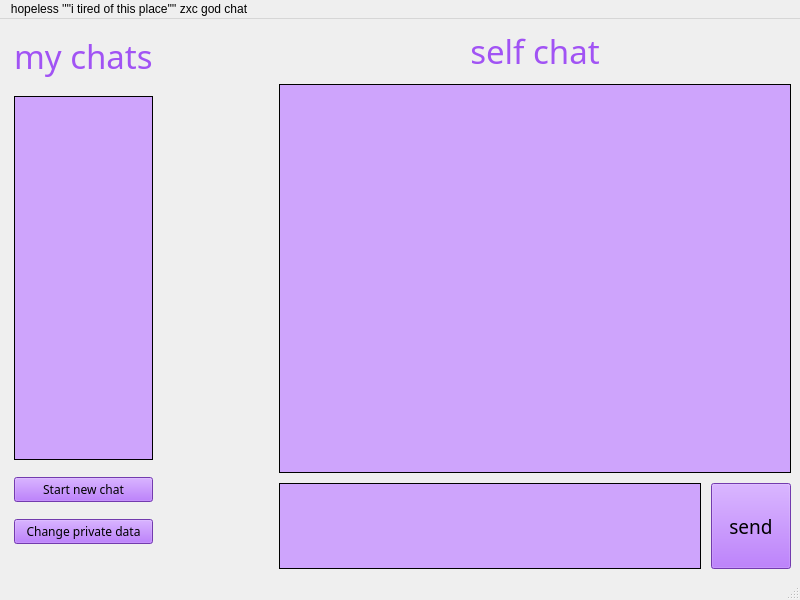
<?xml version="1.0" encoding="UTF-8"?>
<ui version="4.0">
 <class>MainWindow</class>
 <widget class="QMainWindow" name="MainWindow">
  <property name="geometry">
   <rect>
    <x>0</x>
    <y>0</y>
    <width>800</width>
    <height>600</height>
   </rect>
  </property>
  <property name="windowTitle">
   <string>MainWindow</string>
  </property>
  <widget class="QWidget" name="centralwidget">
   <property name="palette">
    <palette>
     <active>
      <colorrole role="Button">
       <brush brushstyle="SolidPattern">
        <color alpha="255">
         <red>161</red>
         <green>83</green>
         <blue>244</blue>
        </color>
       </brush>
      </colorrole>
      <colorrole role="Base">
       <brush brushstyle="SolidPattern">
        <color alpha="255">
         <red>206</red>
         <green>164</green>
         <blue>252</blue>
        </color>
       </brush>
      </colorrole>
      <colorrole role="Window">
       <brush brushstyle="SolidPattern">
        <color alpha="255">
         <red>0</red>
         <green>0</green>
         <blue>0</blue>
        </color>
       </brush>
      </colorrole>
     </active>
     <inactive>
      <colorrole role="Button">
       <brush brushstyle="SolidPattern">
        <color alpha="255">
         <red>161</red>
         <green>83</green>
         <blue>244</blue>
        </color>
       </brush>
      </colorrole>
      <colorrole role="Base">
       <brush brushstyle="SolidPattern">
        <color alpha="255">
         <red>206</red>
         <green>164</green>
         <blue>252</blue>
        </color>
       </brush>
      </colorrole>
      <colorrole role="Window">
       <brush brushstyle="SolidPattern">
        <color alpha="255">
         <red>0</red>
         <green>0</green>
         <blue>0</blue>
        </color>
       </brush>
      </colorrole>
     </inactive>
     <disabled>
      <colorrole role="Button">
       <brush brushstyle="SolidPattern">
        <color alpha="255">
         <red>161</red>
         <green>83</green>
         <blue>244</blue>
        </color>
       </brush>
      </colorrole>
      <colorrole role="Base">
       <brush brushstyle="SolidPattern">
        <color alpha="255">
         <red>0</red>
         <green>0</green>
         <blue>0</blue>
        </color>
       </brush>
      </colorrole>
      <colorrole role="Window">
       <brush brushstyle="SolidPattern">
        <color alpha="255">
         <red>0</red>
         <green>0</green>
         <blue>0</blue>
        </color>
       </brush>
      </colorrole>
     </disabled>
    </palette>
   </property>
   <layout class="QHBoxLayout" name="horizontalLayout" stretch="1,7">
    <item>
     <layout class="QVBoxLayout" name="verticalLayout" stretch="0,0,0,0">
      <property name="spacing">
       <number>17</number>
      </property>
      <property name="leftMargin">
       <number>5</number>
      </property>
      <property name="topMargin">
       <number>5</number>
      </property>
      <property name="rightMargin">
       <number>120</number>
      </property>
      <property name="bottomMargin">
       <number>25</number>
      </property>
      <item>
       <widget class="QLabel" name="label">
        <property name="palette">
         <palette>
          <active>
           <colorrole role="WindowText">
            <brush brushstyle="SolidPattern">
             <color alpha="255">
              <red>161</red>
              <green>83</green>
              <blue>244</blue>
             </color>
            </brush>
           </colorrole>
          </active>
          <inactive>
           <colorrole role="WindowText">
            <brush brushstyle="SolidPattern">
             <color alpha="255">
              <red>161</red>
              <green>83</green>
              <blue>244</blue>
             </color>
            </brush>
           </colorrole>
          </inactive>
          <disabled>
           <colorrole role="WindowText">
            <brush brushstyle="SolidPattern">
             <color alpha="255">
              <red>120</red>
              <green>120</green>
              <blue>120</blue>
             </color>
            </brush>
           </colorrole>
          </disabled>
         </palette>
        </property>
        <property name="font">
         <font>
          <family>Old English Text MT</family>
          <pointsize>25</pointsize>
         </font>
        </property>
        <property name="text">
         <string>my chats</string>
        </property>
       </widget>
      </item>
      <item>
       <widget class="QListWidget" name="listWidget"/>
      </item>
      <item>
       <widget class="QPushButton" name="chat">
        <property name="font">
         <font>
          <family>Gill Sans MT</family>
         </font>
        </property>
        <property name="styleSheet">
         <string notr="true">background: #A153F4;</string>
        </property>
        <property name="text">
         <string>Start new chat</string>
        </property>
       </widget>
      </item>
      <item>
       <widget class="QPushButton" name="data">
        <property name="font">
         <font>
          <family>Gill Sans MT</family>
         </font>
        </property>
        <property name="styleSheet">
         <string notr="true">background: #A153F4;</string>
        </property>
        <property name="text">
         <string>Change private data</string>
        </property>
       </widget>
      </item>
     </layout>
    </item>
    <item>
     <layout class="QVBoxLayout" name="verticalLayout_2" stretch="1,9,2">
      <property name="spacing">
       <number>10</number>
      </property>
      <item>
       <widget class="QLabel" name="label_2">
        <property name="palette">
         <palette>
          <active>
           <colorrole role="WindowText">
            <brush brushstyle="SolidPattern">
             <color alpha="255">
              <red>161</red>
              <green>83</green>
              <blue>244</blue>
             </color>
            </brush>
           </colorrole>
          </active>
          <inactive>
           <colorrole role="WindowText">
            <brush brushstyle="SolidPattern">
             <color alpha="255">
              <red>161</red>
              <green>83</green>
              <blue>244</blue>
             </color>
            </brush>
           </colorrole>
          </inactive>
          <disabled>
           <colorrole role="WindowText">
            <brush brushstyle="SolidPattern">
             <color alpha="255">
              <red>120</red>
              <green>120</green>
              <blue>120</blue>
             </color>
            </brush>
           </colorrole>
          </disabled>
         </palette>
        </property>
        <property name="font">
         <font>
          <family>Old English Text MT</family>
          <pointsize>25</pointsize>
         </font>
        </property>
        <property name="text">
         <string>self chat</string>
        </property>
        <property name="alignment">
         <set>Qt::AlignCenter</set>
        </property>
       </widget>
      </item>
      <item>
       <widget class="QTableView" name="tableView"/>
      </item>
      <item>
       <layout class="QHBoxLayout" name="horizontalLayout_2" stretch="7,1">
        <item>
         <widget class="QTextEdit" name="textEdit"/>
        </item>
        <item>
         <widget class="QPushButton" name="send">
          <property name="sizePolicy">
           <sizepolicy hsizetype="Expanding" vsizetype="Expanding">
            <horstretch>0</horstretch>
            <verstretch>0</verstretch>
           </sizepolicy>
          </property>
          <property name="font">
           <font>
            <family>Gill Sans MT</family>
            <pointsize>14</pointsize>
           </font>
          </property>
          <property name="styleSheet">
           <string notr="true">background: #A153F4;</string>
          </property>
          <property name="text">
           <string>send</string>
          </property>
         </widget>
        </item>
       </layout>
      </item>
     </layout>
    </item>
   </layout>
  </widget>
  <widget class="QMenuBar" name="menubar">
   <property name="geometry">
    <rect>
     <x>0</x>
     <y>0</y>
     <width>800</width>
     <height>26</height>
    </rect>
   </property>
   <widget class="QMenu" name="menuhopeless_i_tired_of_this_place_zxc_god_chat">
    <property name="title">
     <string>hopeless '&quot;'i tired of this place'&quot;' zxc god chat</string>
    </property>
   </widget>
   <addaction name="menuhopeless_i_tired_of_this_place_zxc_god_chat"/>
  </widget>
  <widget class="QStatusBar" name="statusbar"/>
 </widget>
 <resources/>
 <connections/>
</ui>
